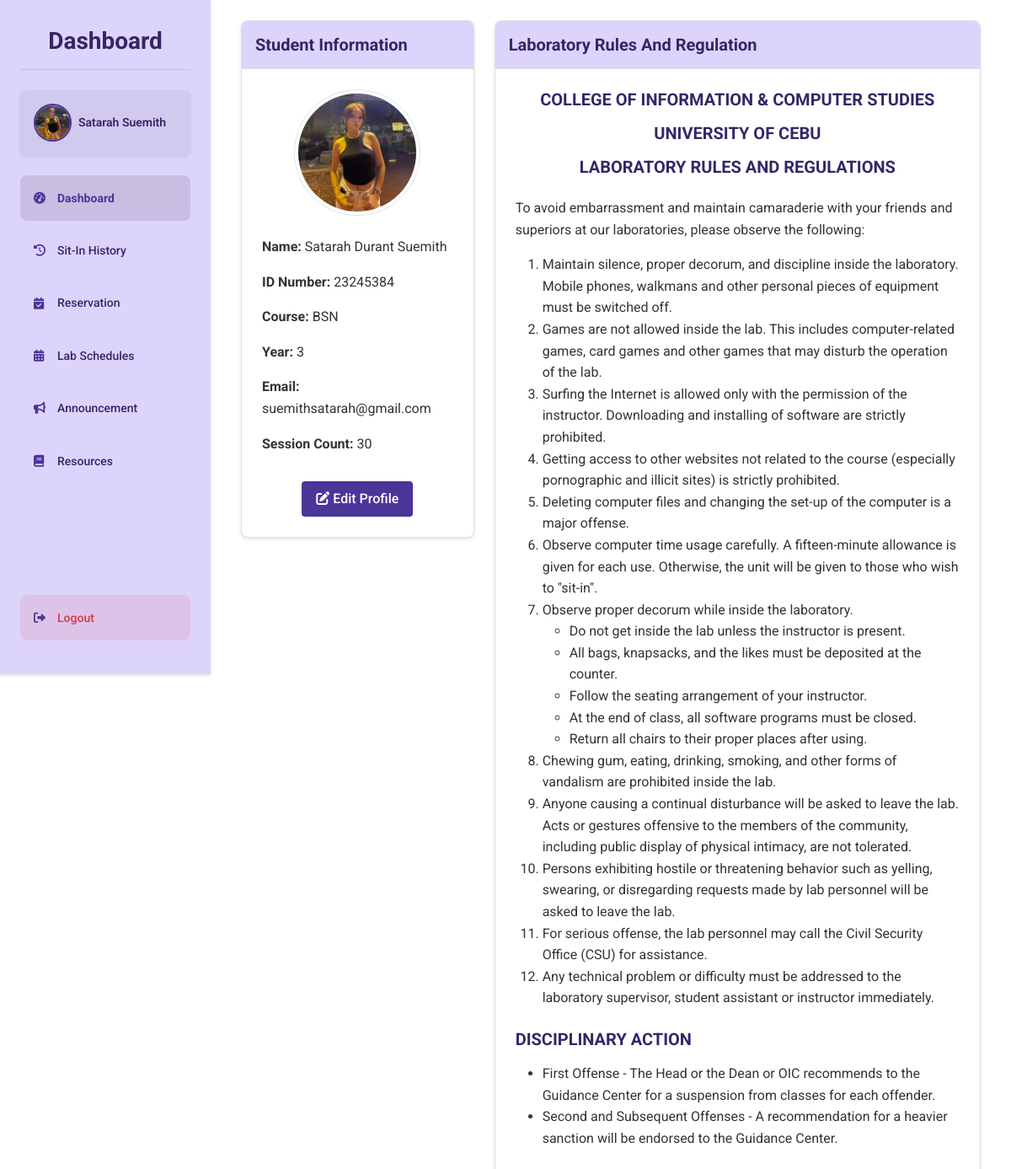
Before: /student/dashboard (signed in) with the older database file.
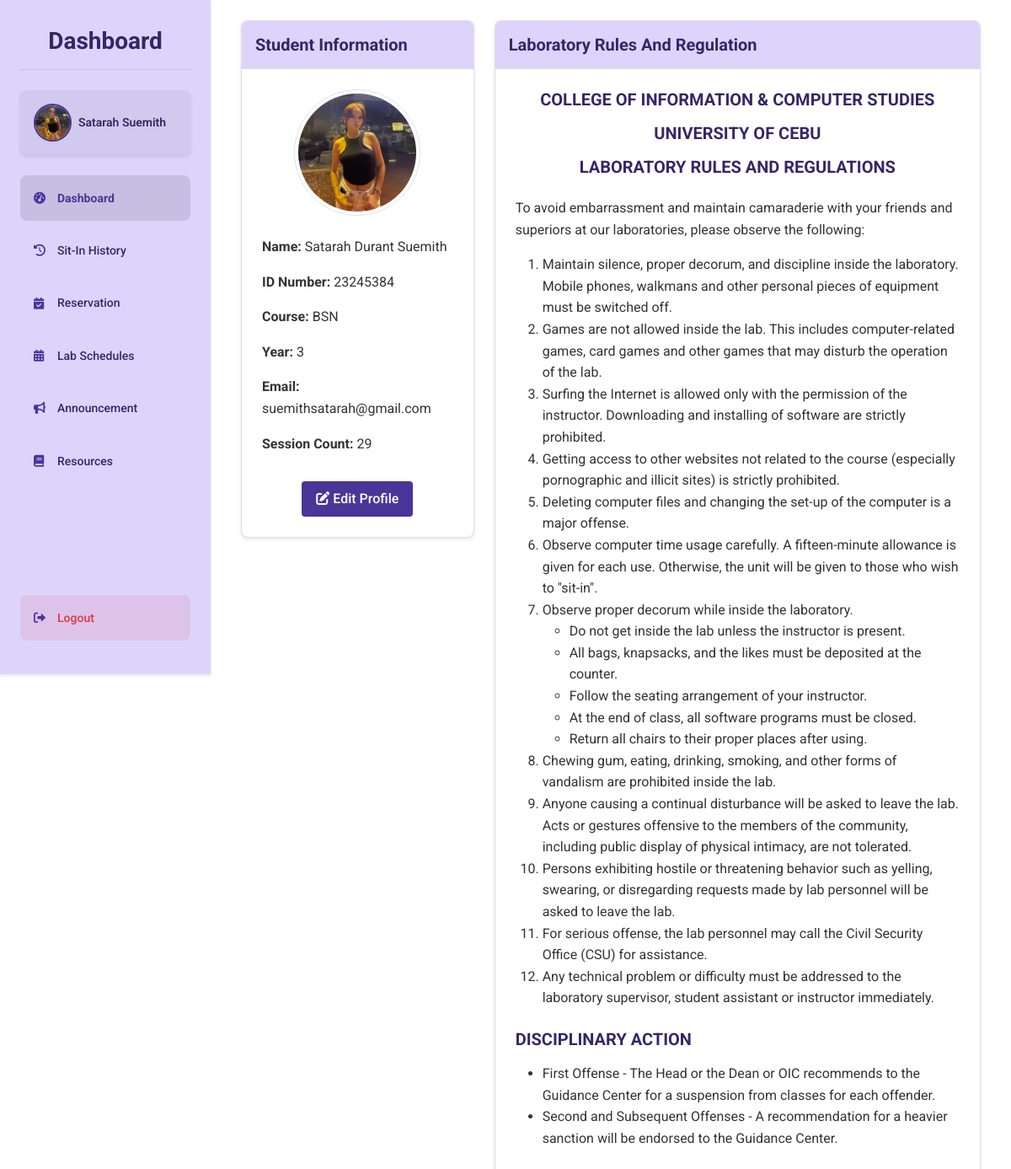
After: the same page with the newer database file.
### tables this page shows
CREATE TABLE students ( 
idno TEXT PRIMARY KEY,
lastname TEXT NOT NULL,
firstname TEXT NOT NULL,
midname TEXT,
course TEXT NOT NULL,
year_level INTEGER NOT NULL,
email_address TEXT NOT NULL,
username TEXT NOT NULL CHECK (username = idno),
password TEXT NOT NULL,
profile_picture TEXT DEFAULT NULL,
session_count INTEGER DEFAULT 30
, reward_points INTEGER DEFAULT 0, reward_redeemable INTEGER DEFAULT 0, sit_in_count INTEGER DEFAULT 0);

### routes/student_routes.py (the view, shortened to what this page needs)
@student_bp.route('/dashboard')
def dashboard():
    if session.get('user_type') != 'student':
        session.clear()
        return redirect(url_for('auth.login'))
    student = get_student_by_id(session['user_id'])
    conn = get_connection()
    cursor = conn.cursor()
    cursor.execute("""
        SELECT sir.*, c.pc_number as computer_number
        FROM sit_in_records sir
        LEFT JOIN computers c ON sir.lab = c.lab_room AND sir.computer_number = c.pc_number
        WHERE sir.id_number = ? AND sir.logout_time IS NULL
        ORDER BY sir.login_time DESC
        LIMIT 1
    """, (session['user_id'],))
    sit_in = cursor.fetchone()
    cursor.execute("""
        SELECT * FROM computer_reservation_requests
        WHERE student_id = ? AND status IN ('pending', 'approved')
        ORDER BY date, time_in
    """, (session['user_id'],))
    reservations = cursor.fetchall()
    conn.close()
    active_sit_in = None
    pending_reservations = []
    for res in reservations:
        reservation = {
            'id': res['id'],
            'lab_room': res['lab_room'],
            'purpose': res['purpose'],
            'date': res['date'],
            'time_in': res['time_in'],
            'status': res['status'],
            'computer_number': res['computer_number'],
            'notes': res['notes']
        }
        pending_reservations.append(reservation)
    announcements = get_announcements()
    return render_template('dashboard.html',
                         student=student,
                         active_sit_in=active_sit_in,
                         pending_reservations=pending_reservations,
                         announcements=announcements[0:3] if announcements else [])

### app.py (called while the page is built)
@app.after_request
def add_header(response):
    if 'Cache-Control' not in response.headers:
        response.headers['Cache-Control'] = 'no-store, no-cache, must-revalidate, post-check=0, pre-check=0, max-age=0'
        response.headers['Pragma'] = 'no-cache'
        response.headers['Expires'] = '-1'
    return response

### dbhelper.py (called while the page is built)
def get_student_by_id(idno):
    conn = get_connection()
    cursor = conn.cursor()
    cursor.execute("SELECT * FROM students WHERE idno = ?", (idno,))
    student = cursor.fetchone()
    conn.close()
    return student

def get_announcements():
    conn = get_connection()
    cursor = conn.cursor()
    cursor.execute("SELECT * FROM announcements ORDER BY created_at DESC")
    announcements = cursor.fetchall()
    conn.close()
    return announcements

### templates/dashboard.html (shortened to what the changed rows need)
{% extends "base.html" %}
{% block content %}
<div class="dashboard-container">
    <div class="sidebar">
        <h1 class="dashboard-title">Dashboard</h1>
        <div class="profile">
            {% if student['profile_picture'] %}
                <img src="{{ url_for('static', filename=student['profile_picture']) }}" alt="Profile" class="profile-pic">
            {% else %}
                <img src="{{ url_for('static', filename='default-avatar.jpg') }}" alt="Profile" class="profile-pic">
            {% endif %}
            <span class="profile-name">{{ student['firstname'] }} {{ student['lastname'] }}</span>
        </div>
    </div>
    <div class="main-content">
        <div class="container-fluid">
            <div class="row">
                <div class="col-lg-4">
                    <div class="card mb-4">
                        <div class="card-body text-center">
                            <div class="mb-4">
                                {% if student['profile_picture'] %}
                                    <img src="{{ url_for('static', filename=student['profile_picture']) }}" alt="Profile Picture" class="img-thumbnail rounded-circle" style="width: 150px; height: 150px; object-fit: cover;">
                                {% else %}
                                    <img src="{{ url_for('static', filename='default-avatar.jpg') }}" alt="Default Profile Picture" class="img-thumbnail rounded-circle" style="width: 150px; height: 150px; object-fit: cover;">
                                {% endif %}
                            </div>
                            <div class="student-details text-start">
                                <p><strong>Name:</strong> {{ student['firstname'] }}{% if student['midname'] %} {{ student['midname'] }}{% endif %} {{ student['lastname'] }}</p>
                                <p><strong>ID Number:</strong> {{ student['idno'] }}</p>
                                <p><strong>Course:</strong> {{ student['course'] }}</p>
                                <p><strong>Year:</strong> {{ student['year_level'] }}</p>
                                <p><strong>Email:</strong> {{ student['email_address'] }}</p>
                                <p><strong>Session Count:</strong> {{ student['session_count'] if student['session_count'] else 0 }}</p>
                            </div>
                        </div>
                    </div>
                </div>
            </div>
        </div>
    </div>
</div>
{% endblock %}

Changed rows visible on the page:
changed students "Satarah": session_count "30" → "29"
